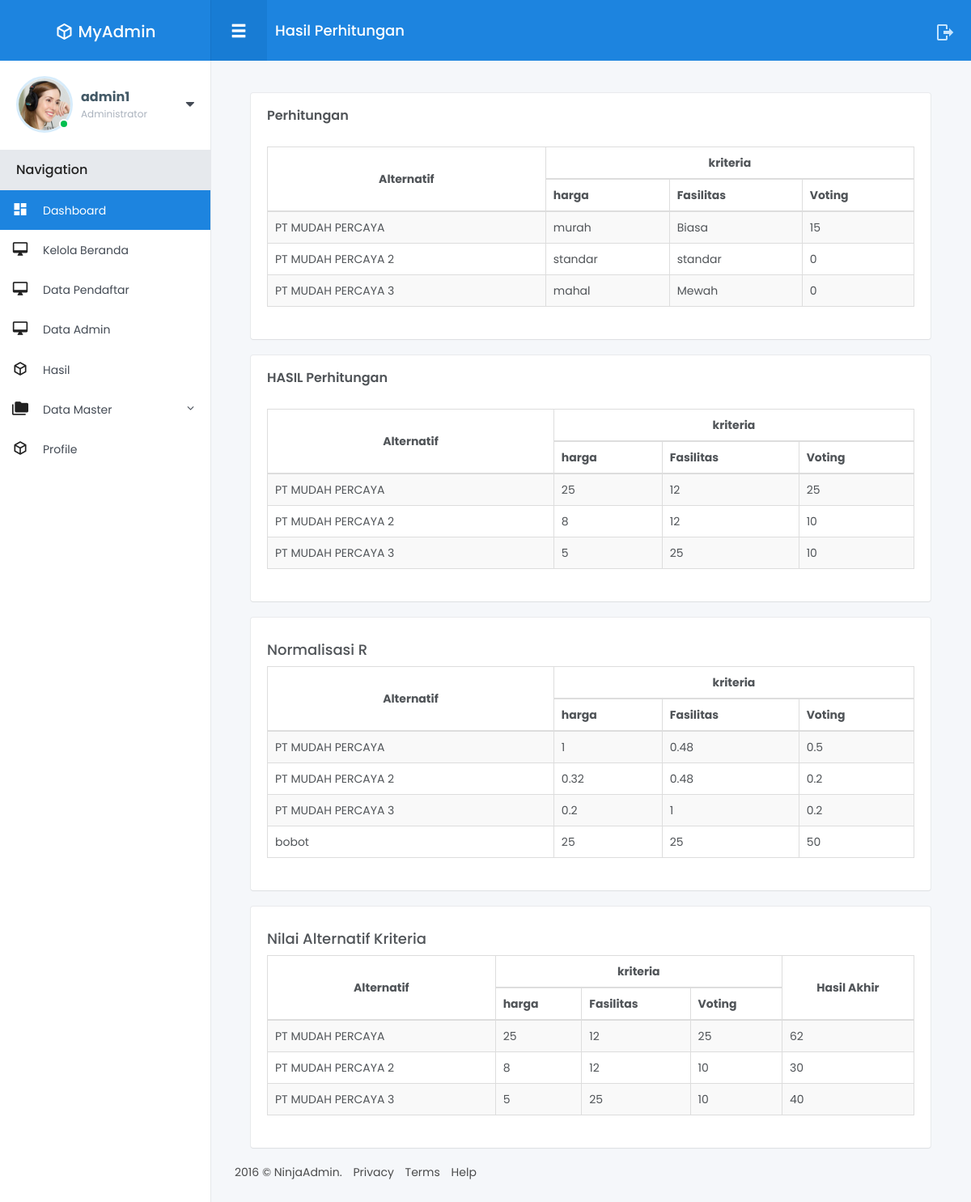
Before: /admin/hasil.php (signed in) with the older database file.
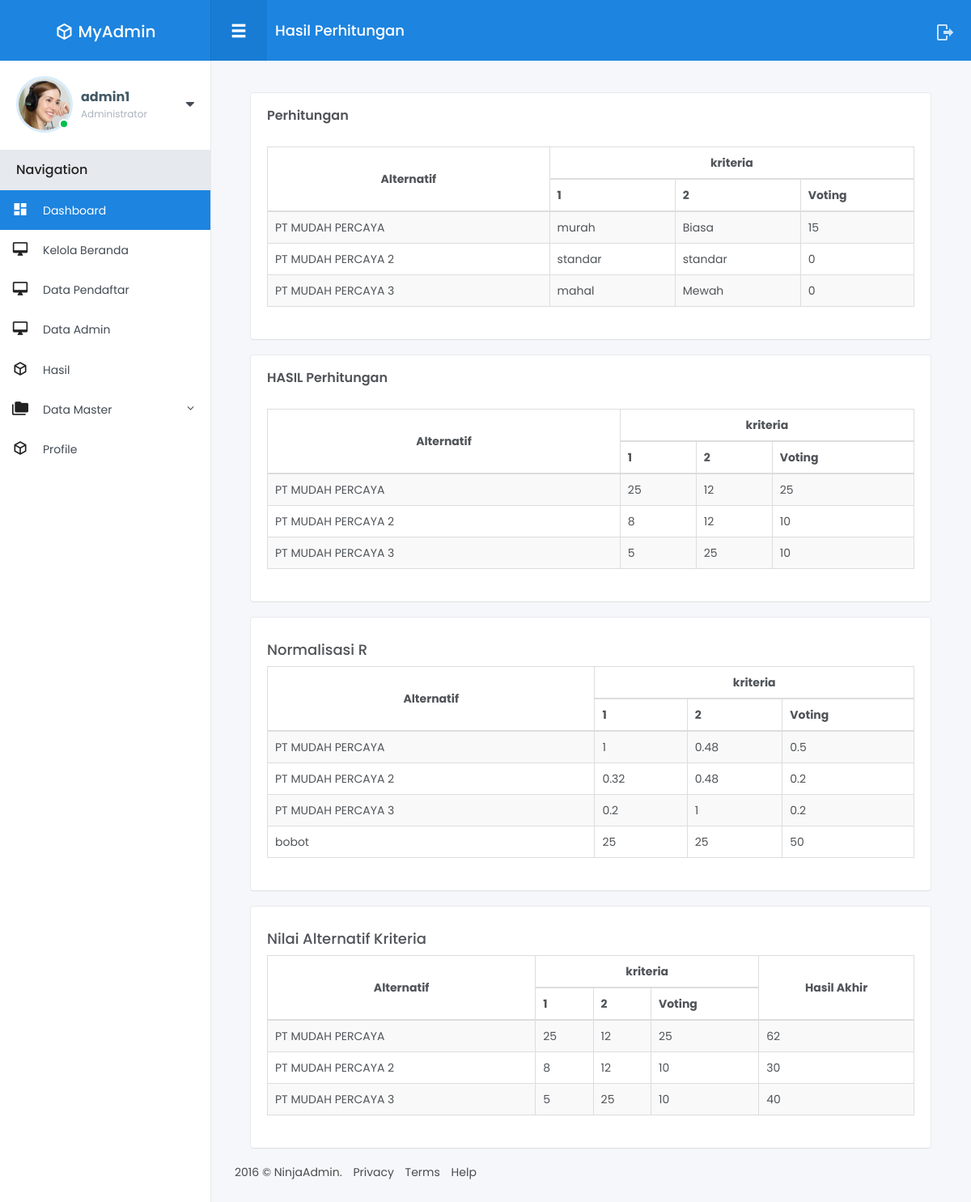
After: the same page with the newer database file.
### tables this page shows
CREATE TABLE `tabel_kriteria` (
  `id_kriteria` int(11) NOT NULL,
  `nama_kriteria` varchar(50) NOT NULL,
  `bobot` int(11) NOT NULL,
  `sub` varchar(50) NOT NULL,
  `kriteria` varchar(100) NOT NULL
);

CREATE TABLE `agen_tour` (
  `id_agen_tour` int(11) NOT NULL,
  `nama` varchar(50) NOT NULL,
  `agen_tour` varchar(50) NOT NULL,
  `alamat` varchar(50) NOT NULL
);

### admin/hasil.php (the view, shortened to what this page needs)
   <?php
   include "header.php";
   $kri=mysqli_query($koneksi,"SELECT  * FROM `tabel_kriteria` GROUP by kriteria");
                            $ea=mysqli_num_rows($kri);
							$los=$ea;
   ?>
<div class="fixed-navbar">
	<div class="pull-left">
		<button type="button" class="menu-mobile-button glyphicon glyphicon-menu-hamburger js__menu_mobile"></button>
		<h1 class="page-title">Hasil Perhitungan</h1>
	</div>
	<div class="pull-right">
<a class="ico-item mdi mdi-logout" href="log-out.php" ></a>
	</div>
</div>
<div id="wrapper">
	<div class="main-content">
			<div class="col-lg-12 col-xs-12">
			<div class="col-xs-12">
			<div class="box-content">
					<h4 class="box-title"> Perhitungan </h4>
					 <table class="table table-striped table-hover table-bordered">
                              <thead>
                              <tr>
                                  <th  rowspan="2" style="vertical-align: middle" class="text-center">Alternatif</th>
                                  <th colspan="<?php echo $los+1;?>" class="text-center">kriteria</th>
                              </tr>
							     <tr>
								  <?php
                            $kriteria_a=mysqli_query($koneksi,"SELECT * FROM `tabel_kriteria` group by kriteria order by id_kriteria");
                            while($res=mysqli_fetch_array($kriteria_a)){
							   ?>
                                  <th><?php echo $res['kriteria'];?></th>
							<?php } ?>
							<th>Voting</th>
                              </tr>
                              </thead>
                              <tbody>
					   <?php
                            $tp=mysqli_query($koneksi,"SELECT * FROM `tabel_kriteria` join agen_tour on tabel_kriteria.sub=agen_tour.id_agen_tour group by agen_tour");
                            while($r=mysqli_fetch_array($tp)){
								$id_agen=$r['id_agen_tour'];
							   ?>
                              <tr>
							       <td><?php echo $r['agen_tour']; ?></td>
							      <?php  $kriteria_a=mysqli_query($koneksi,"SELECT * FROM `tabel_kriteria` where   sub='$id_agen'");
                            while($res=mysqli_fetch_array($kriteria_a)){ ?>
							<td> <?php echo $res['nama_kriteria'];
							}								?></td>
                                 <td><?php $c=mysqli_query($koneksi,"SELECT count(id_agen_tour) as rok FROM `tabel_voting` where   id_agen_tour='$id_agen' ");
                            while($d=mysqli_fetch_array($c)){
							echo $d['rok'];
							}?></td>
                              </tr>
							<?php }
							?>
                             </tbody>
                     </table>
                  </div>
				<div class="box-content">
					<h4 class="box-title">HASIL Perhitungan </h4>
					 <table class="table table-striped table-hover table-bordered">
                              <thead>
                              <tr>
                                  <th  rowspan="2" style="vertical-align: middle" class="text-center">Alternatif</th>
                                  <th colspan="<?php echo $los+1;?>" class="text-center">kriteria</th>
                              </tr>
							     <tr>
								  <?php
                            $kriteria_a=mysqli_query($koneksi,"SELECT * FROM `tabel_kriteria` group by kriteria order by id_kriteria");
                            while($res=mysqli_fetch_array($kriteria_a)){
							   ?>
                                  <th><?php echo $res['kriteria'];?></th>
							<?php } ?>
							<th>Voting</th>
                              </tr>
                              </thead>
                              <tbody>
					   <?php
                            $tp=mysqli_query($koneksi,"SELECT * FROM `tabel_kriteria` join agen_tour on tabel_kriteria.sub=agen_tour.id_agen_tour group by agen_tour");
                            while($r=mysqli_fetch_array($tp)){
								$id_agen=$r['id_agen_tour'];
							   ?>
                              <tr>
							       <td><?php echo $r['agen_tour']; ?></td>
							      <?php  $kriteria_a=mysqli_query($koneksi,"SELECT * FROM `tabel_kriteria` where   sub='$id_agen'");
                            while($res=mysqli_fetch_array($kriteria_a)){ ?>
							<td> <?php echo $res['bobot'];
							}								?></td>
                                 <td><?php $c=mysqli_query($koneksi,"SELECT count(id_agen_tour) as rok FROM `tabel_voting` where   id_agen_tour='$id_agen' ");
                            while($d=mysqli_fetch_array($c)){
							$to=$d['rok'];
							if($to >= 15){
								echo "25";
							}else if($to == 15){
								echo "15";
							} else if($to <= 15){
								echo "10";
							}
							}?></td>
                              </tr>
							<?php }
							?>
                             </tbody>
                     </table>
                  </div>
      <div class="box-content">
                    <h4>Normalisasi R</h4>
                    <table class="table table-striped table-hover table-bordered">
                              <thead>
                              <tr>
                                  <th  rowspan="2" style="vertical-align: middle" class="text-center">Alternatif</th>
                                    <th colspan="<?php echo $los+1;?>" class="text-center">kriteria</th>
                              </tr>
							       <tr>
								  <?php
                            $kriteria_a=mysqli_query($koneksi,"SELECT * FROM `tabel_kriteria` group by kriteria order by id_kriteria");
                            while($res=mysqli_fetch_array($kriteria_a)){
							   ?>
                                  <th><?php echo $res['kriteria'];?></th>
							<?php } ?>
							<th>Voting</th>
                              </tr>
                              </thead>
                              <tbody>
							    <?php
                            $tp=mysqli_query($koneksi,"SELECT * FROM `tabel_kriteria` join agen_tour on tabel_kriteria.sub=agen_tour.id_agen_tour group by agen_tour");
                            while($r=mysqli_fetch_array($tp)){
								$id_agen=$r['id_agen_tour'];
							   ?>
                              <tr>
							       <td><?php echo $r['agen_tour']; ?></td>
							      <?php  $kriteria_a=mysqli_query($koneksi,"SELECT * FROM `tabel_kriteria` where   sub='$id_agen'");
                            while($res=mysqli_fetch_array($kriteria_a)){ $tolong=$res['kriteria'];
							$tes1=mysqli_query($koneksi,"select *,max(bobot) as bobotx from tabel_kriteria where kriteria='$tolong' GROUP by kriteria order by id_kriteria limit 1");
                            while($tes2=mysqli_fetch_array($tes1)){ ?>
							<td> <?php echo $res['bobot']/$tes2['bobotx'];
							}	}							?></td>
                                 <td><?php $c=mysqli_query($koneksi,"SELECT count(id_agen_tour) as rok FROM `tabel_voting` where   id_agen_tour='$id_agen' ");
                            while($d=mysqli_fetch_array($c)){
							$to=$d['rok'];
							if($to >= 15){
								echo 25/50;
							}else if($to == 15){
								echo 15/50;
							}else if($to <= 15){
								echo 10/50;
							}
							}?></td>
                              </tr>
							<?php }
							?>
                             </tbody>
							  <tfoot>
                              <tr>
							       <td>bobot</td>
							      <?php  $tes1=mysqli_query($koneksi,"select *,max(bobot) as bobotx from tabel_kriteria GROUP by kriteria order by id_kriteria");
                            while($tes2=mysqli_fetch_array($tes1)){ ?>
							<td> <?php echo $tes2['bobotx']; ?>
							</td>
							<?php }								?>
                               <td>50
							</td>
                              </tr>
                              </tfoot>
                     </table>
                  </div>
			     <div class="box-content">
                    <h4>Nilai Alternatif Kriteria</h4>
                    <table class="table table-striped table-hover table-bordered">
                               <thead>
                              <tr>
                                  <th  rowspan="2" style="vertical-align: middle" class="text-center">Alternatif</th>
                                    <th colspan="<?php echo $los+1;?>" class="text-center">kriteria</th>
                                  <th   rowspan="2" style="vertical-align: middle" class="text-center">Hasil Akhir</th>
                              </tr>
							       <tr>
								  <?php
                            $kriteria_a=mysqli_query($koneksi,"SELECT * FROM `tabel_kriteria` group by kriteria order by id_kriteria");
                            while($res=mysqli_fetch_array($kriteria_a)){
							   ?>
                                  <th><?php echo $res['kriteria'];?></th>
							<?php } ?>
								<th>Voting</th>
                              </tr>
                              </thead>
                              <tbody>
							    <?php
                            $tp=mysqli_query($koneksi,"SELECT * FROM `tabel_kriteria` join agen_tour on tabel_kriteria.sub=agen_tour.id_agen_tour group by agen_tour");
                            while($r=mysqli_fetch_array($tp)){
								$id_agen=$r['id_agen_tour'];
							   ?>
                              <tr>
							       <td><?php echo $r['agen_tour']; ?></td>
							      <?php  $kriteria_a=mysqli_query($koneksi,"SELECT * FROM `tabel_kriteria` where   sub='$id_agen'");
                            while($resak=mysqli_fetch_array($kriteria_a)){ $tolong=$resak['kriteria'];
							$tes1=mysqli_query($koneksi,"select *,max(bobot) as bobotx from tabel_kriteria where kriteria='$tolong' GROUP by kriteria order by id_kriteria limit 1");
                            while($tes2=mysqli_fetch_array($tes1)){?>
							<td> <?php echo $resak['bobot']/$tes2['bobotx'] * $tes2['bobotx'];
							}	}							?></td>
							<td><?php $c=mysqli_query($koneksi,"SELECT count(id_agen_tour) as rok FROM `tabel_voting` where   id_agen_tour='$id_agen' ");
                            while($d=mysqli_fetch_array($c)){
							$to=$d['rok'];
							if($to >= 15){
								echo 25;
							}else if($to == 15){
								echo 15;
							}else if($to <= 15){
								echo 10;
							}
							}?></td>
                                 <td>
								 <?php $c=mysqli_query($koneksi,"SELECT count(id_agen_tour) as rok FROM `tabel_voting` where   id_agen_tour='$id_agen' ");
                            while($d=mysqli_fetch_array($c)){
							$to=$d['rok'];
							if($to >= 15){
								$vot= 25;
							}else if($to == 15){
								$vot= 15;
							} else if($to <= 15){
								$vot= 10;
							}
							}?>
								 <?php $a=mysqli_query($koneksi,"SELECT sum(bobot) as hasil FROM `tabel_kriteria` where   sub='$id_agen'");
                            while($b=mysqli_fetch_array($a)){ echo $b['hasil'] + $vot; }?></td>
                              </tr>
							<?php }
							?>
                             </tbody>
                     </table>
				</div>
			</div>
			</div>
		<footer class="footer">
			<ul class="list-inline">
				<li>2016 © NinjaAdmin.</li>
				<li><a href="#">Privacy</a></li>
				<li><a href="#">Terms</a></li>
				<li><a href="#">Help</a></li>
			</ul>
		</footer>
	</div>
</body>
</html>

### admin/header.php (shortened to what this page needs)
<!DOCTYPE html>
   <?php
 if (ISSET($_SESSION['username'])){
$username =  $_SESSION['username'];
}
?>
<html lang="en">
<head>
	<link rel="stylesheet" href="assets/styles/style.min.css">
	<link rel="stylesheet" href="assets/fonts/material-design/css/materialdesignicons.css">
	<link rel="stylesheet" href="assets/plugin/mCustomScrollbar/jquery.mCustomScrollbar.min.css">
	<link rel="stylesheet" href="assets/plugin/waves/waves.min.css">
	<link rel="stylesheet" href="assets/plugin/sweet-alert/sweetalert.css">
	<link rel="stylesheet" href="assets/plugin/datatables/media/css/dataTables.bootstrap.min.css">
	<link rel="stylesheet" href="assets/plugin/datatables/extensions/Responsive/css/responsive.bootstrap.min.css">
	<link rel="stylesheet" href="assets/styles/style.min.css">
	<link rel="stylesheet" href="assets/fonts/material-design/css/materialdesignicons.css">
	<link rel="stylesheet" href="assets/plugin/mCustomScrollbar/jquery.mCustomScrollbar.min.css">
	<link rel="stylesheet" href="assets/plugin/waves/waves.min.css">
	<link rel="stylesheet" href="assets/plugin/sweet-alert/sweetalert.css">
	<link rel="stylesheet" href="assets/plugin/chart/morris/morris.css">
	<link rel="stylesheet" href="assets/plugin/fullcalendar/fullcalendar.min.css">
	<link rel="stylesheet" href="assets/plugin/fullcalendar/fullcalendar.print.css" media='print'>
</head>
<body>
<div class="main-menu">
	<header class="header">
		<a href="index.php" class="logo"><i class="ico mdi mdi-cube-outline"></i>MyAdmin</a>
		<div class="user">
			<a href="#" class="avatar"><img src="assets/images/avatar-sm-5.jpg" alt=""><span class="status online"></span></a>
			<h5 class="name"><a href="profile.html"><b><?php echo $username; ?></b></a></h5>
			<h5 class="position">Administrator</h5>
			<div class="control-wrap js__drop_down">
				<i class="fa fa-caret-down js__drop_down_button"></i>
			</div>
		</div>
	</header>
	<div class="content">
		<div class="navigation">
			<h5 class="title">Navigation</h5>
			<ul class="menu js__accordion">
				<li class="current">
					<a class="waves-effect" href="index.php"><i class="menu-icon mdi mdi-view-dashboard"></i><span>Dashboard</span></a>
					</li>
				<li>
				<a class="waves-effect" href="form-beranda.php"><i class="menu-icon mdi mdi-desktop-mac"></i><span>Kelola Beranda</span></a>
				</li>
				<li>
				<a class="waves-effect" href="form-pendaftaran.php"><i class="menu-icon mdi mdi-desktop-mac"></i><span>Data Pendaftar</span></a>
				</li>
				<li>
				<a class="waves-effect" href="form-admin.php"><i class="menu-icon mdi mdi-desktop-mac"></i><span>Data Admin</span></a>
				</li>
				<li>
				<a class="waves-effect" href="hasil.php"><i class="menu-icon mdi mdi-cube-outline"></i><span>Hasil</span></a>
				</li>
			<li>
			<a class="waves-effect parent-item js__control" href="#"><i class="menu-icon mdi mdi-folder-multiple"></i><span>Data Master</span><span class="menu-arrow fa fa-angle-down"></span></a>
				</li>
				<li>
				<a class="waves-effect" href="profile.php"><i class="menu-icon mdi mdi-cube-outline"></i><span>Profile</span></a>
				</li>
			</div>
		</div>
	</div>

Changed rows visible on the page:
changed tabel_kriteria "murah": kriteria "harga" → "1"
changed tabel_kriteria "Biasa": kriteria "Fasilitas" → "2"
